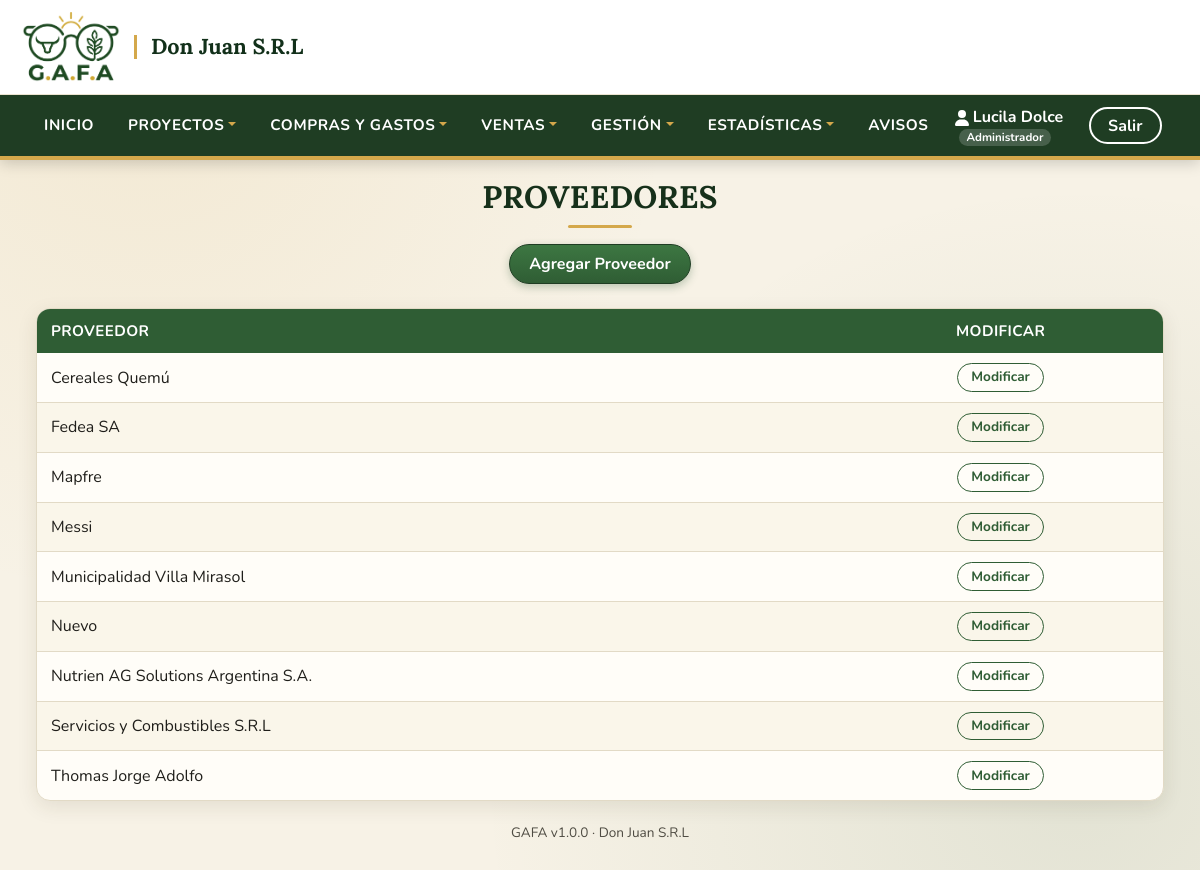
The page /proveedores.php?error (signed in) on the database its author committed.
### tables this page shows
CREATE TABLE `usuarios` (
  `id_usuario` int(11) NOT NULL AUTO_INCREMENT,
  `usuario` varchar(45) NOT NULL,
  `password` varchar(255) NOT NULL,
  `nombre` varchar(45) NOT NULL,
  `apellido` varchar(45) NOT NULL,
  `id_tipoUsuario` int(11) NOT NULL,
  `id_EstadoUsuario` int(1) NOT NULL,
  PRIMARY KEY (`id_usuario`)
);

CREATE TABLE `proveedores` (
  `id_Proveedor` int(2) NOT NULL AUTO_INCREMENT,
  `proveedor` varchar(100) NOT NULL,
  PRIMARY KEY (`id_Proveedor`)
);

### Modelo/Auth.php (called while the page is built, shortened)
<?php
function e($valor): string
{
    return htmlspecialchars((string)$valor, ENT_QUOTES, 'UTF-8');
}
function nombrePropio(?string $texto): string
{
    $texto = trim((string)preg_replace('/\s+/u', ' ', (string)$texto));
    $palabras = explode(' ', mb_strtolower($texto, 'UTF-8'));
    foreach ($palabras as $i => $p) {
        $palabras[$i] = preg_replace_callback('/(^|[\'\-])(\p{L})/u', function ($m) {
            return $m[1] . mb_strtoupper($m[2], 'UTF-8');
        }, $p);
    }
    return implode(' ', $palabras);
}
function rolUsuario($conexion): int
{
    static $cache = [];
    $usuario = (string)($_SESSION['usuario'] ?? '');
    if (!isset($cache[$usuario])) {
        $stmt = $conexion->prepare("SELECT id_tipoUsuario FROM usuarios WHERE usuario = ?");
        $stmt->bind_param("s", $usuario);
        $stmt->execute();
        $fila = $stmt->get_result()->fetch_assoc();
        $cache[$usuario] = $fila ? (int)$fila['id_tipoUsuario'] : 0;
    }
    return $cache[$usuario];
}
function nombreRol(int $rol): string
{
    return [ROL_ADMIN => 'Administrador', ROL_LECTOR => 'Lector', ROL_OPERADOR => 'Operador'][$rol] ?? 'Sin rol';
}
function puedeEscribir($conexion): bool
{
    return in_array(rolUsuario($conexion), [ROL_ADMIN, ROL_OPERADOR], true);
}

### Modelo/Empresa.php (called while the page is built, shortened)
<?php
function empresaPorDefecto(): array
{
    return [
        'nombre' => 'Don Juan S.R.L',
        'lema' => 'Ganadería y Agricultura de Fácil Administración',
        'cuit' => '', 'email' => '', 'telefono' => '', 'direccion' => '',
        'color' => EMPRESA_COLOR_BASE,
        'logo' => '',
    ];
}
function empresa($conexion = null, bool $recargar = false): array
{
    static $cache = null;
    if ($cache !== null) return $cache;
    $datos = empresaPorDefecto();
    $cache = $datos;
    return $cache;
}

### proveedores.php (the view, shortened to what this page needs)
<?php
include('./Template/Cabecera.php');
include('./Modelo/Conexion.php');
include_once('./Modelo/Auth.php');
?>
<center>
    <h1>PROVEEDORES</h1>
    <a href="./altaProveedor.php"><button class="btn btn-success">Agregar Proveedor</button></a>
    <br/><br/>
    <table style="border:none; width:1200px;box-shadow: 5px 5px 5px 5px rgb(148, 148, 148);border-radius: 5px;background-color: whitesmoke;">
        <thead>
        <tr style="color:green; background-color:white;font-weight:bold;border-bottom: 2px solid green;">
            <th style="padding:5px;">Proveedor</th>
            <th style="padding:5px;text-align:center;">Modificar</th>
        </tr>
        </thead>
        <?php
        $consulta = mysqli_query($conexion, "SELECT id_Proveedor, proveedor FROM proveedores ORDER BY proveedor ASC");
        while ($p = mysqli_fetch_assoc($consulta)) { ?>
        <tr>
            <td style="padding:5px;"><?php echo e($p['proveedor']); ?></td>
            <td class="text-center text-nowrap"><a class="btn btn-sm btn-outline-success" href="./detalleProveedor.php?no=<?php echo (int)$p['id_Proveedor']; ?>">Modificar</a></td>
        </tr>
        <?php } ?>
    </table>
</center>
<?php
include('./Template/Pie.php');
?>

### Template/Cabecera.php (shortened to what this page needs)
<?php
include ("./Modelo/Conexion.php");
include_once('./Modelo/Auth.php');
include_once('./Modelo/Empresa.php');
$iduser = $_SESSION['usuario'];
$stmtCab = $conexion->prepare("SELECT * FROM usuarios WHERE usuario = ?");
$stmtCab->bind_param("s", $iduser);
$stmtCab->execute();
$row = $stmtCab->get_result()->fetch_assoc();
$nombre = nombrePropio($row['nombre']);
$apellido = nombrePropio($row['apellido']);
$cantAvisos = notificacionesListas($conexion) ? count(construirAvisos($conexion, configNotificaciones())) : 0;
$emp = empresa($conexion);
$puedeEscribir = puedeEscribir($conexion);
$rolNombre = nombreRol(rolUsuario($conexion));
?>
<!DOCTYPE html>
<html lang="es">
<head>
    <link href="https://cdn.jsdelivr.net/npm/bootstrap@5.2.0-beta1/dist/css/bootstrap.min.css" rel="stylesheet">
    <link href="https://unpkg.com/aos@2.3.1/dist/aos.css" rel="stylesheet">
	<link rel="stylesheet" href="estilos.css">
	<link rel="stylesheet" href="Css/tema.css">
</head>
<body>
<header class="hea-pri" >
	<div class="titPrincipal">
		<a href="./inicio.php" class="marca" title="Ir al inicio">
			<img src="imgs/GAFA_LOGO_oscuro.png" alt="GAFA - Ganadería y Agricultura de Fácil Administración">
			<span class="marca-texto"><?php echo e($emp['nombre']); ?></span>
		</a>
	</div>
    <nav class="navbar navbar-expand-lg navbar-light" style="border-bottom: 1px solid #0a6111;">
        <div class="container-fluid navpri">
            <div class="collapse navbar-collapse" id="navbarNav" >
                <ul class="navbar-nav">
				<li class="nav-item">
					<a href="./inicio.php" class="nav-link" style="color: #0a6111;" aria-current="page">Inicio</a>
				</li>
                <li class="nav-item dropdown">
                        <a href="#" class="nav-link dropdown-toggle " id="navbarDropdown" role="button" data-bs-toggle="dropdown" aria-expanded="false" style="color: #0a6111;">Proyectos</a>
                    </li>
                    <li class="nav-item dropdown">
                        <a href="#" class="nav-link dropdown-toggle " id="navbarDropdown" role="button" data-bs-toggle="dropdown" aria-expanded="false" style="color: #0a6111;">Compras y Gastos</a>
                    </li>
					<li class="nav-item dropdown">
                        <a href="#" class="nav-link dropdown-toggle " id="navbarDropdown" role="button" data-bs-toggle="dropdown" aria-expanded="false" style="color: #0a6111;">Ventas</a>
                    </li>
					<li class="nav-item dropdown">
                        <a href="#" class="nav-link dropdown-toggle " id="navbarDropdown" role="button" data-bs-toggle="dropdown" aria-expanded="false" style="color: #0a6111;">Gestión</a>
                    </li>
					<li class="nav-item dropdown">
                        <a href="#" class="nav-link dropdown-toggle " id="navbarDropdown" role="button" data-bs-toggle="dropdown" aria-expanded="false" style="color: #0a6111;">Estadísticas</a>
                    </li>
					<li class="nav-item"><a href="./avisos.php" class="nav-link">Avisos<?php if ($cantAvisos > 0) { ?> <span class="badge-avisos"><?php echo (int)$cantAvisos; ?></span><?php } ?></a></li>
                </ul>
            </div>
            <div class="exit">
				<div class="exit-name">
				<p><svg xmlns="http://www.w3.org/2000/svg" height="1em" viewBox="0 0 448 512"><path d="M224 256A128 128 0 1 0 224 0a128 128 0 1 0 0 256zm-45.7 48C79.8 304 0 383.8 0 482.3C0 498.7 13.3 512 29.7 512H418.3c16.4 0 29.7-13.3 29.7-29.7C448 383.8 368.2 304 269.7 304H178.3z"/></svg>&nbsp<?php echo htmlspecialchars($nombre." ".$apellido, ENT_QUOTES, 'UTF-8'); ?> <small class="rol-usuario"><?php echo e($rolNombre); ?></small></p>
				</div>
				<div class="exit-exit">
					<a href="./login.php">
						<button class="btn btn-outline-success">Salir</button>
					</a>
				</div>
			</div>
        </div>
    </nav>
</header>

### estilos.css (style rules this page uses)
* { margin: 0; padding: 0; box-sizing: border-box; font-family: 'Montserrat Alternates', sans-serif; }
body { background-color: whitesmoke; object-fit: cover; background-repeat: no-repeat; background-position: center center; justify-content: center; align-items: center; height: auto; }
a { text-decoration: none; }
h1 { color: #0a6111; display: block; font-size: 2em; margin-block-start: 0.67em; margin-block-end: 0.67em; margin-inline-start: 0px; margin-inline-end: 0px; font-weight: bold; }
.titPrincipal { width: 100%; height: 40px; display: flex; justify-content: flex-start; }
p { margin: 0%; }
.exit { padding: 10px; display: flex; justify-content: center; align-items: center; flex-direction: row; gap: 20px; font-family: 'Montserrat Alternates', sans-serif; }

### rows shown on the page
usuarios: nombre+apellido "Lucila Dolce", id_tipoUsuario "Administrador"
proveedores: proveedor "Cereales Quemú"
proveedores: proveedor "Fedea SA"
proveedores: proveedor "Mapfre"
proveedores: proveedor "Messi"
proveedores: proveedor "Municipalidad Villa Mirasol"
proveedores: proveedor "Nuevo"
proveedores: proveedor "Nutrien AG Solutions Argentina S.A."
proveedores: proveedor "Servicios y Combustibles S.R.L"
proveedores: proveedor "Thomas Jorge Adolfo"

### other values the page prints
$emp['nombre'] "Don Juan S.R.L"
GAFA_VERSION "1.0.0"
empresa()['nombre'] "Don Juan S.R.L"
